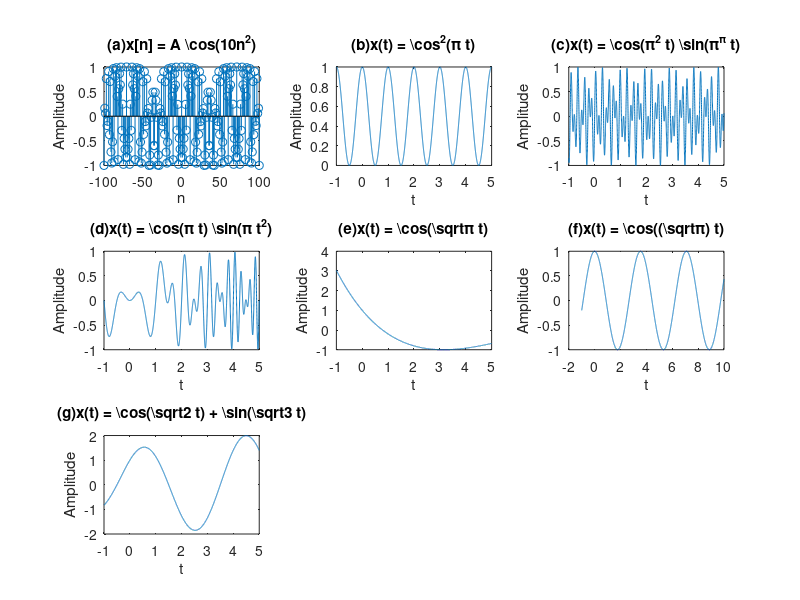

The MATLAB script that drew this image:
clc;          
clear all;    
close all;    

% (a) x[n] = A*cos(10*n^2)
n = -100:100;
A = 1;
x_a = A * cos(10 * n.^2);
figure;
subplot(3, 3, 1);
stem(n, x_a);
title('(a)x[n] = A \cos(10n^2)');
xlabel('n');
ylabel('Amplitude');

% (b) x(t) = (\cos^2)(\pi t)
t = -1:0.001:5;
x_b = cos(pi * t).^2;
subplot(3, 3, 2);
plot(t, x_b);
title('(b)x(t) = \cos^2(\pi t)');
xlabel('t');
ylabel('Amplitude');

% (c) x(t) = \cos(\pi^2 t) \sin(\pi^\pi t)
t = -1:0.001:5;
x_c = cos(pi^2 * t) .* sin(pi^pi * t);
subplot(3, 3, 3);
plot(t, x_c);
title('(c)x(t) = \cos(\pi^2 t) \sin(\pi^\pi t)');
xlabel('t');
ylabel('Amplitude');

% (d) x(t) = \cos(\pi t) \sin(\pi t^2)
t = -1:0.001:5;
x_d = cos(pi * t) .* sin(pi * t.^2);
subplot(3, 3, 4);
plot(t, x_d);
title('(d)x(t) = \cos(\pi t) \sin(\pi t^2)');
xlabel('t');
ylabel('Amplitude');

% (e) x(t) = \cos(\sqrt{\pi t})
t = -1:0.001:5;
x_e = cos(sqrt(pi * t));
subplot(3, 3, 5);
plot(t, x_e);
title('(e)x(t) = \cos(\sqrt{\pi t})');
xlabel('t');
ylabel('Amplitude');

% (f) x(t) = \cos((\sqrt{\pi}) t)
t = -1:0.001:10;
x_f = cos(sqrt(pi) * t);
subplot(3, 3, 6);
plot(t, x_f);
title('(f)x(t) = \cos((\sqrt{\pi}) t)');
xlabel('t');
ylabel('Amplitude');

% (g) x(t) = \cos(\sqrt{2} t) + \sin(\sqrt{3} t)
t = -1:0.001:5;
x_g = cos(sqrt(2) * t) + sin(sqrt(3) * t);
subplot(3, 3, 7);
plot(t, x_g);
title('(g)x(t) = \cos(\sqrt{2} t) + \sin(\sqrt{3} t)');
xlabel('t');
ylabel('Amplitude');
